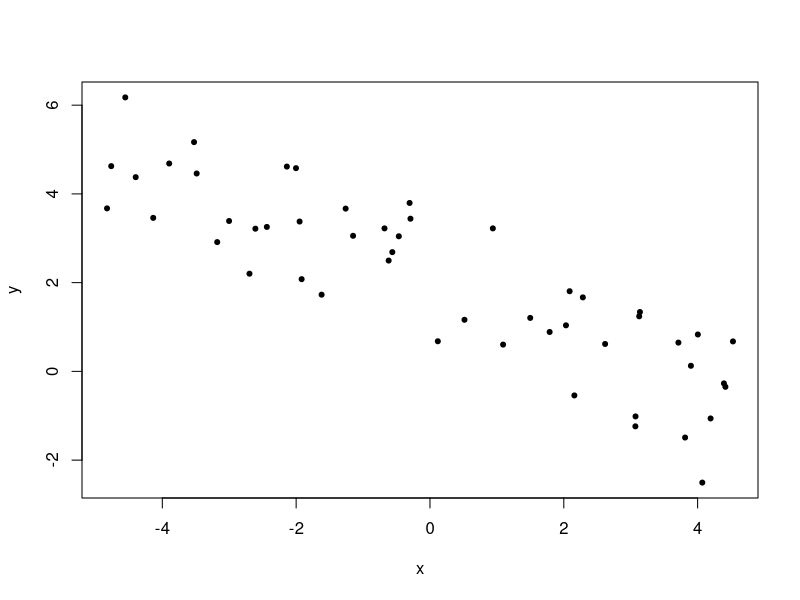

Generate this figure with R:
# Generate some data
n=50
x <- runif(n, -5, 5)
beta <- runif(2, -3, 3)
y <- beta[1] + beta[2] * x   + rnorm(n)

# Plot
plot(x, y, pch=20)

#model
g <- lm(y~x)
summary(g)
